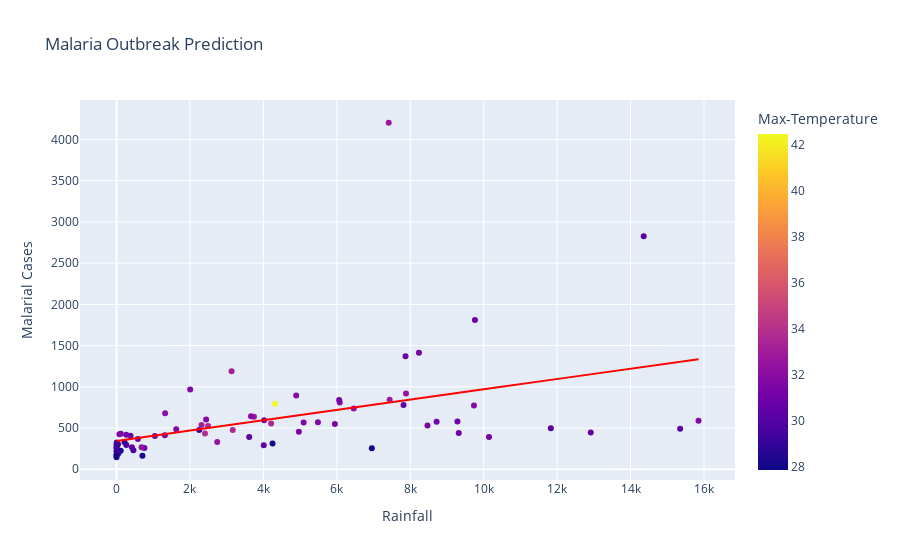

Write notebook code for a chart like this one.
### Code cell
fig = px.scatter(df, x="Rainfall", y="Malarial Cases", color="Max-Temperature", trendline='ols', trendline_color_override = 'red', title = 'Malaria Outbreak Prediction')
fig.show()
